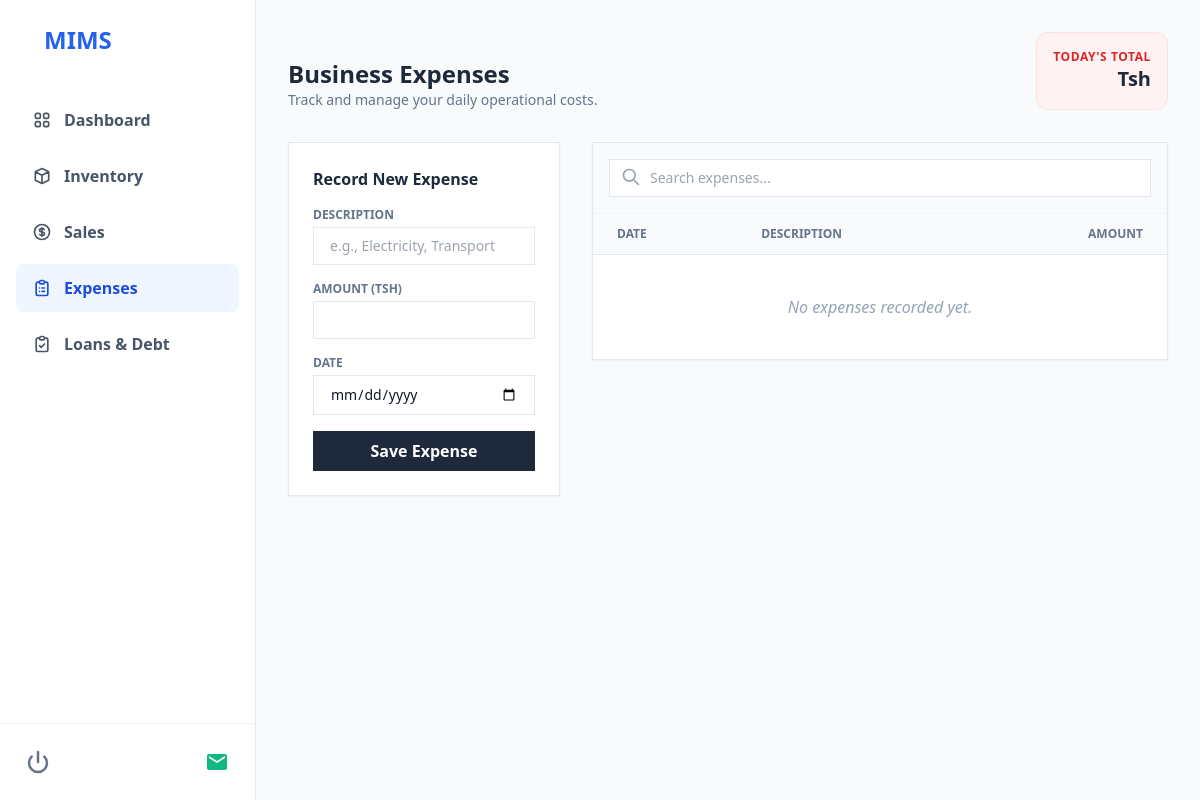
The app's page /expenses/ (signed in), older data.
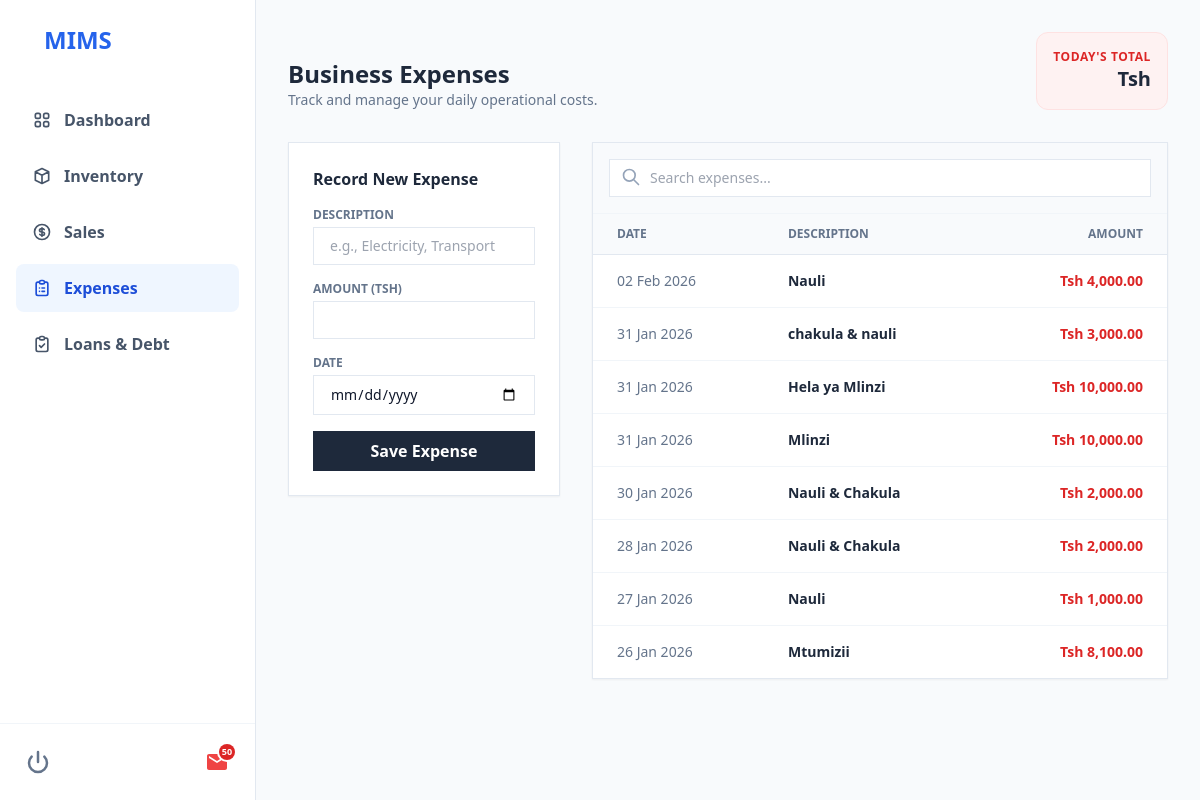
The same page, newer data.
### mims/models.py (models this page shows)
class Expense(models.Model):
    description = models.CharField(max_length=255)
    amount = models.DecimalField(max_digits=10, decimal_places=2)
    date = models.DateField(default=timezone.now)

### mims/views.py (the view, shortened to what this page needs)
# urls.py: path('expenses/', views.expense_list_view, name='expense_list'),
@login_required
def expense_list_view(request):
    expenses = Expense.objects.all().order_by('-date')
    today_total = Expense.objects.filter(date=timezone.now().date()).aggregate(Sum('amount'))['amount__sum'] or 0
    return render(request, 'mims/expenses.html', {
        'expenses': expenses,
        'today_total': today_total,
    })

### mims/context_processors.py (called while the page is built)
def notifications(request):
    today = timezone.now().date()
    six_months_from_now = today + timedelta(days=180)
    low_stock = Product.objects.filter(stock_qty__lt=2)
    expiring_soon = Product.objects.filter(expiry_date__lte=six_months_from_now)
    total_ids = set(low_stock.values_list('id', flat=True)) | set(expiring_soon.values_list('id', flat=True))
    count = len(total_ids)
    return {
        'notification_count': count,
        'has_notifications': count > 0
    }

### mims/templates/mims/expenses.html (shortened to what the changed rows need)
{% extends 'mims/dashboard.html' %}
{%load humanize%}
{% block content %}
<div class="p-8">
    <div class="flex justify-between items-end mb-8">
        <div>
            <h1 class="text-2xl font-bold text-slate-800">Business Expenses</h1>
        </div>
        <div class="bg-red-50 border border-red-100 p-4 rounded-xl text-right">
            <h2 class="text-xl font-semibold text-slate-800">Tsh {{ today_expenses|intcomma|floatformat:2 }}</h2>
        </div>
    </div>
    <div class="grid grid-cols-1 lg:grid-cols-3 gap-8">
        <div class="lg:col-span-2">
            <div class="bg-white border border-slate-200 shadow-sm overflow-hidden">
                <table class="w-full text-left" id="expenseTable">
                    <thead>
                        <tr class="bg-slate-50 border-b border-slate-200">
                            <th class="px-6 py-3 text-xs font-bold text-slate-500 uppercase">Date</th>
                            <th class="px-6 py-3 text-xs font-bold text-slate-500 uppercase">Description</th>
                            <th class="px-6 py-3 text-xs font-bold text-slate-500 uppercase text-right">Amount</th>
                        </tr>
                    </thead>
                    <tbody class="divide-y divide-slate-100">
                        {% for expense in expenses %}
                        <tr class="hover:bg-slate-50 transition">
                            <td class="px-6 py-4 text-sm text-slate-500">{{ expense.date|date:"d M Y" }}</td>
                            <td class="px-6 py-4 text-sm font-semibold text-slate-800">{{ expense.description }}</td>
                            <td class="px-6 py-4 text-sm font-bold text-red-600 text-right">Tsh {{ expense.amount|floatformat:2|intcomma }}</td>
                        </tr>
                        {% empty %}
                        <tr>
                            <td colspan="3" class="px-6 py-10 text-center text-slate-400 italic">No expenses recorded yet.</td>
                        </tr>
                        {% endfor %}
                    </tbody>
                </table>
            </div>
        </div>
    </div>
</div>
{% endblock %}

Row changes from the older to the newer data that the page shows:
added Expense: date "02 Feb 2026", description "Nauli", amount "4,000.00"
added Expense: date "31 Jan 2026", description "chakula & nauli", amount "3,000.00"
added Expense: date "31 Jan 2026", description "Hela ya Mlinzi", amount "10,000.00"
added Expense: date "31 Jan 2026", description "Mlinzi", amount "10,000.00"
added Expense: date "30 Jan 2026", description "Nauli & Chakula", amount "2,000.00"
added Expense: date "28 Jan 2026", description "Nauli & Chakula", amount "2,000.00"
added Expense: date "27 Jan 2026", description "Nauli", amount "1,000.00"
added Expense: date "26 Jan 2026", description "Mtumizii", amount "8,100.00"
Text that changed along with them:
{{ notification_count }}: (not shown) → "50"
text no longer shown: "No expenses recorded yet."
